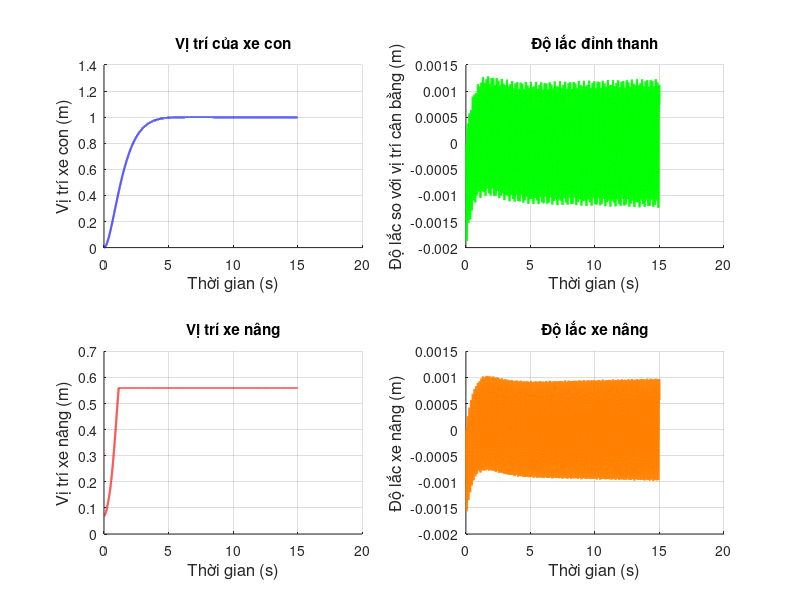

The MATLAB script that drew this image:
clc;
close all;
clear;

% Cờ để thay đổi giữa các bộ điều khiển
% flag = 0: Không điều khiển; flag = 1: PD + Robust; flag = 2: Barrier
flag = 2;

%--------------------------------------------------------------------------
%    Mô phỏng chuyển động của dầm Euler - Bernoulli trong mô hình SMC
%--------------------------------------------------------------------------

% Thiết lập các thông số cho dầm
L = 0.63; EI = 0.754; rho_A = 0.297;
% Các vật nặng 
mw = 13.1; mk = 0.04; mh = 0.86; g = 9.81;

% Thiết lập thông số không gian và thời gian
n = 10; r = 20000;
tmax = 15;
delta_Y = L/(n - 1); % Bước không gian
delta_t = tmax/(r - 1); % Bước thời gian

%--------------------------------------------------------------------------
%                   Thông số bộ điều khiển PD + Robust
%--------------------------------------------------------------------------
k1 = 10; kx = 20; kn = 1.5;
x1_set = 1; % Giá trị đặt xe con
x2_set = 0.3; % Giá trị đặt xe nâng
%--------------------------------------------------------------------------
%                     Thông số bộ điều khiển Barrier
%--------------------------------------------------------------------------
k1_barrier = 20; kmax = 0.4; k2 = 0.01; k3 = 30; 
k0 = 10; kc = 0.001; kn_barrier = 1.5;
%--------------------------------------------------------------------------

% Khởi tạo ma trận để lưu giá trị
w = zeros(n,r);
x3 = zeros(1,r); % Độ lắc của thanh tại x2 (x3)
x2 = 2; 
dx2dt_2 = zeros(1,r);
dx2dt_2(1:3) = delta_Y;

% Lực tác động vào xe con
F1 = zeros(1,r);
F1(1:r) = 10;

% Lực tác động vào xe nâng
F2 = zeros(1,r);
F2(1:r) = 0;

%--------------------------------------------------------------------------
for j = 3:(r - 1)
    wyyy0 = (w(3,j) - 2*w(2,j) + w(1,j))/(2*delta_Y^3);
    S2 = (F1(j + 1) - EI*wyyy0)/mw;
    w(1,j + 1) = 2*w(1,j) - w(1,j - 1) + delta_t^2*S2; % 5b
    for i = 3:(n - 2)
        % Đạo hàm theo Y
        wyyyy = (w(i + 2,j) - 4*w(i + 1,j) + 6*w(i,j) - 4*w(i - 1,j) + w(i - 2,j));
        S1 = (-EI/(rho_A*delta_Y^4))*wyyyy; 
        S4 = (-EI/(mh*delta_Y^3))*wyyyy;
        w(i,j + 1) = 2*w(i,j) - w(i,j - 1) + delta_t^2*S1; % 5a

        % Chuyển động của xe nâng
        dx3dt_2 = (x3(j + 1) - 2*x3(j) + x3(j - 1))/(2*delta_t^2);
        wyx2 = (w(x2 + 1,j - 1) - w(x2 - 1,j - 1))/(2*delta_Y^2);
        dx2dt_2(j + 1) = 2*dx2dt_2(j) - dx2dt_2(j - 1) + (F2(j + 1) - mh*g - mh*dx3dt_2*wyx2)/mh*delta_t^2; % 5c

        % Cập nhật vị trí x2
        if dx2dt_2(j + 1) < delta_Y
            x2 = 2;
            dx2dt_2(j + 1) = delta_Y;
        elseif dx2dt_2(j + 1) > L - delta_Y
            x2 = n - 1;
            dx2dt_2(j + 1) = L - delta_Y;
        else
            x2 = ceil(dx2dt_2(j + 1)/delta_Y);
        end

        % Độ lắc của thanh
        if dx2dt_2(j + 1) ~= x2
            w(i,j + 1) = 2*w(i,j) - w(i,j - 1) + delta_t^2*S1; % 5a
            x3(j + 1) = w(i,j + 1) - w(1,j + 1);
        else
            w(i,j + 1) = 2*w(i,j) - w(i,j - 1) + delta_t^2*S4; % 5d
            x3(j + 1) = w(i,j + 1) - w(1,j + 1);
        end
    end
    wyyyl = (-2*w(n,j) + 3*w(n - 1,j) - w(n - 2,j))/(2*delta_Y^3);
    S3 = (EI/mk)*wyyyl;
    w(2,j + 1) = w(1,j + 1);
    w(n,j + 1) = 2*w(n,j) - w(n,j - 1) + delta_t^2*S3; % 5e
    w(n - 1,j + 1) = (w(n,j + 1) + w(n - 2,j + 1))/2;
%--------------------------------------------------------------------------
%                        Bộ điều khiển PD + Robust
%--------------------------------------------------------------------------
    if flag == 1
        % e(j + 1) = (w(1,j + 1) - w(1,j));
        % de = (e(j + 1) - e(j))/delta_Y;
        dx1 = (w(1,j + 1) - w(1,j))/delta_t;
        F1(j + 2) = -k1*(w(1,j + 1) - x1_set) - kx*dx1;
        % if F1(j + 2)>50
        %     F1(j + 2) = 50;
        % end
        % if F1(j + 2) < -5
        %     F1(j + 2) = -50;
        % end
        S2 = (w(x2 + 1,j + 1) - 2*w(x2,j + 1) + w(x2 - 1,j + 1))/(delta_Y^3);
        dx2 = (w(x2 + 1,j + 1) - w(x2 - 1,j + 1))/2*delta_Y;
        dtx2 = (dx2dt_2(j + 1) - dx2dt_2(j))/delta_t;
        F2(j + 2) = mh*g + EI*S2*dx2 - (dx2dt_2(j + 1) - x2_set) - kn*dtx2;
    end
%--------------------------------------------------------------------------
%                       Bộ điều khiển PD + Barrier
%--------------------------------------------------------------------------
    if flag == 2
        z = w(x2,j + 1);
        dwl = (w(1,j + 1) - w(1,j))/delta_t;
        S1 = kc/((kmax^2 - z^2)*2.3) + k2;
        F1(j + 2) = -k1_barrier*(w(1,j + 1) - x1_set) - k3*dwl ...
                    - S1*kmax*k0*dwl - S1*kmax;
        
        S2 = (w(x2 + 1,j + 1) - 2*w(x2,j + 1) + w(x2 - 1,j + 1))/(delta_Y^3);
        dx2 = (w(x2 + 1,j + 1) - w(x2 - 1,j + 1))/2*delta_Y;
        dtx2 = (dx2dt_2(j + 1) - dx2dt_2(j))/delta_t;
        F2(j + 2) = mh*g + EI*S2*dx2 - (dx2dt_2(j+1) - x2_set) - kn*dtx2;
    end
end
%--------------------------------------------------------------------------

% Khởi tạo giá trị để mô phỏng
t_tr = linspace(0,tmax,r);

% Vẽ đồ thị
figure(1) % Đồ thị vị trí và dao động
subplot(2,2,1);
grid on;
hold on;
plot(t_tr,w(1,:),'b','LineWidth',1.5);
title({'Vị trí của xe con'});
ylabel('Vị trí xe con (m)','FontSize',12);
xlabel('Thời gian (s)','FontSize',12);

subplot(2,2,2);
grid on;
hold on;
plot(t_tr,w(n,:) - w(1,:),'g','LineWidth',1.5); % Vị trí tương đối của mk so với xe con
title({'Độ lắc đỉnh thanh'});
ylabel('Độ lắc so với vị trí cân bằng (m)','FontSize',12);
xlabel('Thời gian (s)','FontSize',12);

subplot(2,2,3);
grid on;
hold on;
plot(t_tr,dx2dt_2,'r','LineWidth',1.5);
title({'Vị trí xe nâng'});
ylabel('Vị trí xe nâng (m)','FontSize',12);
xlabel('Thời gian (s)','FontSize',12);

subplot(2,2,4);
grid on;
hold on;
plot(t_tr,x3,'Color',[1 0.5 0],'LineWidth',1.5);
title({'Độ lắc xe nâng'});
ylabel('Độ lắc xe nâng (m)','FontSize',12);
xlabel('Thời gian (s)','FontSize',12);

% Đồ thị dao động 3D
% n1 = 2; r1 = 1000;
% wg = zeros(n1,r1);
% rn1 = n/n1; rr1 = r/r1;
% for i = 1:n1
%     for j = 1:r1
%         wg(i,j) = w(rn1*i - (rn1 - 1), rr1*j - (rr1 - 1));
%     end
% end
% xc = (wg - wg(1,:))*100000;
% xc1 = xc';
% 
% figure('Position', [700 100 600 300]);
% set(gca, 'FontName', 'Times New Roman', 'FontSize', 9);
% [X, Y] = meshgrid(0:(tmax/(r1 - 1)):tmax,0:(L/(n1 - 1)):L);
% meshc(Y,X,xc);
% % ylabel('t(s)');
% % xlabel('Y(m)');
% % zlabel('ω(Y,t)(mm)');
% 
% ylabel('$t$(s)', 'Interpreter', 'latex', 'FontSize',9);
% xlabel('$Y$(m)', 'Interpreter', 'latex', 'FontSize',9);
% zlabel('$\omega(Y,t)$(mm)', 'Interpreter', 'latex', 'FontSize',9);
% view(65,10);
% axis([0 0.6 0 10 -40 40])

